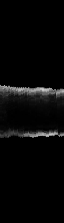
#> input picture data/longitudinal/image/2022-11-17-08-52-14-QZQ-R-N-sN-0-3.png, 64 x 223 px, found by its file name; its folder holds only this picture in this run
$ python traditional.py
#> lines starting #> are read from the running program, lines starting #| are printed output that depends on the picture; after the words box and inside, x2 and y2 are one past the last pixel; in counts of white or black regions, pixels touching at a corner belong together
import os
import cv2
import numpy as np
import pandas as pd
from scipy.spatial.distance import directed_hausdorff
from scipy import ndimage
from sklearn.cluster import KMeans
import traceback

INPUT_DIR = "data/longitudinal/image"
LABEL_DIR = "data/longitudinal/label"
OUTPUT_DIR = "results/traditional/longitudinal"
DIAG_DIR = "results/diagnosis/longitudinal"

# subfolders for outputs
OUT_MASK_DIR = os.path.join(OUTPUT_DIR, "masks")
OUT_VIS_DIR = os.path.join(OUTPUT_DIR, "vis")

os.makedirs(OUTPUT_DIR, exist_ok=True)
os.makedirs(DIAG_DIR, exist_ok=True)
os.makedirs(OUT_MASK_DIR, exist_ok=True)
os.makedirs(os.path.join(OUT_MASK_DIR, "lumen"), exist_ok=True)
os.makedirs(os.path.join(OUT_MASK_DIR, "vessel"), exist_ok=True)
os.makedirs(os.path.join(OUT_MASK_DIR, "plaque"), exist_ok=True)
os.makedirs(OUT_VIS_DIR, exist_ok=True)


# ------------ Dice / HD95 ------------
def calculate_dice(pred_mask, gt_mask):
    if pred_mask is None or gt_mask is None:
        return None
    if pred_mask.shape != gt_mask.shape:
        gt_mask = cv2.resize(gt_mask, (pred_mask.shape[1], pred_mask.shape[0]), interpolation=cv2.INTER_NEAREST)
    pred = (pred_mask > 0).astype(np.uint8)
    gt = (gt_mask > 0).astype(np.uint8)
    inter = np.logical_and(pred, gt).sum()
    union = pred.sum() + gt.sum()
    return (2 * inter / union) if union > 0 else 0.0


def calculate_hd95(pred_mask, gt_mask):
    if pred_mask is None or gt_mask is None:
        return None
    if pred_mask.shape != gt_mask.shape:
        gt_mask = cv2.resize(gt_mask, (pred_mask.shape[1], pred_mask.shape[0]), interpolation=cv2.INTER_NEAREST)
    pred_pts = np.argwhere(pred_mask > 0)
    gt_pts = np.argwhere(gt_mask > 0)
    if len(pred_pts) == 0 or len(gt_pts) == 0:
        return float("inf")
    # directed_hausdorff returns (distance, idx1, idx2)
    a = directed_hausdorff(pred_pts, gt_pts)[0]
    b = directed_hausdorff(gt_pts, pred_pts)[0]
    return max(a, b)


# ------------ 分割 ------------
class LongitudinalCarotidSegmenter:

    def preprocess(self, img):
        # img: single-channel uint8
        clahe = cv2.createCLAHE(2.0, (8, 8))
        blurred = cv2.GaussianBlur(img, (7, 7), 2)
        return clahe.apply(blurred)

    def segment(self, img):
        pre = self.preprocess(img)
        edges = cv2.Canny(pre, 30, 120)
        linked = cv2.morphologyEx(edges, cv2.MORPH_CLOSE, np.ones((8, 8), np.uint8))

        num, lbl, stats, _ = cv2.connectedComponentsWithStats(linked, connectivity=8)
        mask = np.zeros_like(linked)
        for i in range(1, num):
            if stats[i, cv2.CC_STAT_AREA] >= 20:
                mask[lbl == i] = 255

        filled = ndimage.binary_fill_holes(mask).astype(np.uint8) * 255
        return filled


# ------------ 粥样化检测 ------------
def detect_atherosclerosis(gray, mask_lumen, mask_vessel, area_threshold=50):

    # ensure vessel mask provided
    if mask_vessel is None or np.sum(mask_vessel > 0) == 0:
        return 0, 0, np.zeros_like(gray), "no_vessel_pixels"

    wall_pixels = gray[mask_vessel > 0]
    if wall_pixels.size < 20:
        return 0, 0, np.zeros_like(gray), "too_few_pixels"

    # KMeans requires 2D array
    try:
        km = KMeans(n_clusters=3, random_state=42, n_init=10)
        km.fit(wall_pixels.reshape(-1, 1))
    except Exception as e:
        return 0, 0, np.zeros_like(gray), f"kmeans_error:{e}"

    centers = km.cluster_centers_.flatten()
    labels = km.labels_
    plaque_cluster = int(np.argmax(centers))

    wall_coords = np.argwhere(mask_vessel > 0)
    plaque_mask = np.zeros_like(gray)
    # safety check: labels length must match wall_coords length
    if labels.shape[0] != wall_coords.shape[0]:
        # Defensive: try to map using min length
        minlen = min(labels.shape[0], wall_coords.shape[0])
        for idx in range(minlen):
            y, x = wall_coords[idx]
            if labels[idx] == plaque_cluster:
                plaque_mask[y, x] = 255
    else:
        for idx, (y, x) in enumerate(wall_coords):
            if labels[idx] == plaque_cluster:
                plaque_mask[y, x] = 255

    area = int(np.sum(plaque_mask > 0))
    return (1 if area >= area_threshold else 0), area, plaque_mask, f"area={area}"


# ------------ 批处理 ------------
def save_mask(path, mask):
    # ensure mask is uint8
    if mask is None:
        return
    if mask.dtype != np.uint8:
        mask = (mask > 0).astype(np.uint8) * 255
    cv2.imwrite(path, mask)


def make_overlay(gray, lumen_mask, plaque_mask):
    # create BGR image from gray
    bgr = cv2.cvtColor(gray, cv2.COLOR_GRAY2BGR)
    overlay = bgr.copy()
    # lumen: draw in green, plaque in red (on top)
    # apply with some alpha
    alpha = 0.03
    lumen_area = (lumen_mask > 0)
    plaque_area = (plaque_mask > 0)

    overlay[lumen_area, 1] = 255  # green channel
    overlay[plaque_area, 2] = 255  # red channel

    vis = cv2.addWeighted(overlay, alpha, bgr, 1 - alpha, 0)
    return vis


def batch_segment_longitudinal():

    seg = LongitudinalCarotidSegmenter()
    results = []

    filelist = sorted(os.listdir(INPUT_DIR))
    if len(filelist) == 0:
        print(f"[警告] 输入文件夹为空: {INPUT_DIR}")
        return

    for fname in filelist:
        if not fname.lower().endswith((".png", ".jpg", ".jpeg")):
            continue

        in_path = os.path.join(INPUT_DIR, fname)
        label_path = os.path.join(LABEL_DIR, fname)
        try:
            img = cv2.imread(in_path, cv2.IMREAD_GRAYSCALE)
#> img is the input picture: shape (223, 64); min 0, max 206, mean 7.2
            if img is None:
                print(f"[跳过] 无法读取图像: {in_path}")
                continue

            gt = None
            if os.path.exists(label_path):
                gt = cv2.imread(label_path, cv2.IMREAD_GRAYSCALE)
                if gt is None:
                    print(f"[注意] 找到标签文件但无法读取（可能非图像）: {label_path}; 将在 CSV 中记为 null")
            else:
                # 标签不存在时仍然继续生成分割与可视化
                gt = None

            # segmentation
            lumen = seg.segment(img)
#> in segment, `edges = cv2.Canny(pre, 30, 120)`:
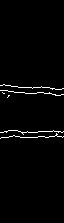
#> edges: shape (223, 64); 1.9% white in thin lines or dots, all inside (x1, y1, x2, y2) = (0, 84, 64, 139)
#> in segment, `linked = cv2.morphologyEx(edges, cv2.MORPH_CLOSE, np.ones((8, 8), np.u..`: linked: shape (223, 64); 6.4% white; 2 white regions, box (x1, y1, x2, y2) and area: (0, 85, 64, 99) 486, (0, 131, 64, 140) 422
#> in segment, `num, lbl, stats, _ = cv2.connectedComponentsWithStats(linked, connecti..`:
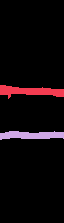
#> lbl: shape (223, 64) int32; 3 distinct labels, from 0 to 2; one colour per label, 0 black
#> in segment, `num, lbl, stats, _ = cv2.connectedComponentsWithStats(linked, connecti..`: num = 3; stats = [[0, 0, 64, 223, 13364], [0, 85, 64, 14, 486], [0, 131, 64, 9, 422]]
            # vessel = dilate(lumen) - lumen
            kernel = cv2.getStructuringElement(cv2.MORPH_ELLIPSE, (25, 25))
            vessel = cv2.dilate(lumen, kernel) - lumen
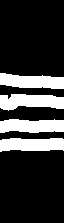
#> vessel: shape (223, 64); 21.8% white; 4 white regions, box (x1, y1, x2, y2) and area: (0, 94, 64, 111) 812, (0, 119, 64, 133) 769, (0, 73, 64, 89) 768, (0, 138, 64, 152) 768
            vessel = (vessel > 0).astype(np.uint8) * 255

            # detect plaque
            athero, area, plaque_mask, debug = detect_atherosclerosis(img, lumen, vessel)
#> in detect_atherosclerosis, `wall_pixels = gray[mask_vessel > 0]`: wall_pixels = 3117 values, max 151 at index 755, min 0 at index 0, mean 7.28
#> in detect_atherosclerosis, `wall_coords = np.argwhere(mask_vessel > 0)`: wall_coords = 3117 pairs, first value 73 to 151, second value 0 to 63
#> the loop in detect_atherosclerosis, `for idx, (y, x) in enumerate(wall_coords):` made 3117 passes
#> (y, x) on passes 1 to 3: (73, 0), (73, 1), (73, 2)
#> after the loop in detect_atherosclerosis, `for idx, (y, x) in enumerate(wall_coords):`:
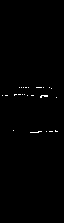
#> plaque_mask: shape (223, 64); 0.5% white in thin lines or dots, all inside (x1, y1, x2, y2) = (2, 87, 58, 133)
#> in detect_atherosclerosis, `area = int(np.sum(plaque_mask > 0))`: area = 71
#> athero = 1; area = 71; debug = 'area=71'

            # calc metrics (if gt exists)
            dice = calculate_dice(lumen, gt) if gt is not None else None
#> in calculate_dice, `gt = (gt_mask > 0).astype(np.uint8)`:
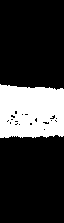
#> gt: shape (223, 64); values 0 (black) and 1 (white), 21.9% white; 1 white region, box (x1, y1, x2, y2) and area: (0, 84, 64, 138) 3123
#> in calculate_dice, `inter = np.logical_and(pred, gt).sum()`: inter = 794
#> in calculate_dice, `union = pred.sum() + gt.sum()`: union = 4031
#> dice = 0.394
            hd95 = calculate_hd95(lumen, gt) if gt is not None else None
#> in calculate_hd95, `pred_pts = np.argwhere(pred_mask > 0)`: pred_pts = 908 pairs, first value 85 to 139, second value 0 to 63
#> in calculate_hd95, `gt_pts = np.argwhere(gt_mask > 0)`: gt_pts = 3123 pairs, first value 84 to 137, second value 0 to 63
#> in calculate_hd95, `a = directed_hausdorff(pred_pts, gt_pts)[0]`: a = 2.83
#> in calculate_hd95, `b = directed_hausdorff(gt_pts, pred_pts)[0]`: b = 19
#> hd95 = 19

            # print summary
            dice_str = f"{dice:.2f}" if dice is not None else "null"
#> dice_str = '0.39'
            hd95_str = f"{hd95:.2f}" if (hd95 is not None and np.isfinite(hd95)) else ("inf" if hd95 == float("inf") else "null")
#> hd95_str = '19.00'
            print(f"[处理] {fname} | Dice={dice_str} | HD95={hd95_str} | plaque_area={area} | athero={athero} | {debug}")
#| [处理] 2022-11-17-08-52-14-QZQ-R-N-sN-0-3.png | Dice=0.39 | HD95=19.00 | plaque_area=71 | athero=1 | area=71

            # save masks and visualization
            base = os.path.splitext(fname)[0]
            save_mask(os.path.join(OUT_MASK_DIR, "lumen", f"{base}_lumen.png"), lumen)
            save_mask(os.path.join(OUT_MASK_DIR, "vessel", f"{base}_vessel.png"), vessel)
            save_mask(os.path.join(OUT_MASK_DIR, "plaque", f"{base}_plaque.png"), plaque_mask)

            vis = make_overlay(img, lumen, plaque_mask)
#> in make_overlay, `overlay[lumen_area, 1] = 255`:
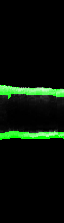
#> overlay: shape (223, 64, 3); 6.36% of pixels changed, all inside (x1, y1, x2, y2) = (0, 85, 64, 140)
#> in make_overlay, `overlay[plaque_area, 2] = 255`:
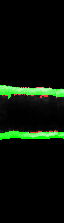
#> overlay: shape (223, 64, 3); 0.5% of pixels changed, all inside (x1, y1, x2, y2) = (2, 87, 58, 133)
            cv2.imwrite(os.path.join(OUT_VIS_DIR, f"{base}_overlay.png"), vis)

            results.append({
                "filename": fname,
                "dice": round(dice, 2) if dice is not None else None,
                "hd95": (round(hd95, 2) if (hd95 is not None and np.isfinite(hd95)) else (None if hd95 is None else float("inf"))),
                "athero": int(athero),
                "plaque_area": int(area),
                "debug": debug
            })

        except Exception as e:
            print(f"[错误] 处理 {fname} 时发生异常: {e}")
            traceback.print_exc()
            results.append({
                "filename": fname,
                "dice": None,
                "hd95": None,
                "athero": None,
                "plaque_area": None,
                "debug": f"exception:{str(e)}"
            })

    df = pd.DataFrame(results)
#> df = table of 1 rows and 6 columns
    csv_path = os.path.join(DIAG_DIR, "evaluation_results.csv")
    df.to_csv(csv_path, index=False)
    print(f"\n已写入 {csv_path}")
    print(f"分割 masks 保存在: {OUT_MASK_DIR}")
    print(f"可视化 overlay 保存在: {OUT_VIS_DIR}")


if __name__ == "__main__":
    batch_segment_longitudinal()

$ run again, on data/longitudinal/image/2022-11-17-14-10-09-CGZ-R-N-sN-0-27.png
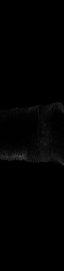
#> input picture data/longitudinal/image/2022-11-17-14-10-09-CGZ-R-N-sN-0-27.png, 64 x 271 px, found by its file name
#> in batch_segment_longitudinal, img is the input picture: shape (271, 64); min 0, max 68, mean 1.8
#> edges: shape (271, 64); 0.62% white in thin lines or dots, all inside (x1, y1, x2, y2) = (0, 151, 64, 166)
#> linked: shape (271, 64); 1.7% white; 1 white region, box (x1, y1, x2, y2) and area: (0, 152, 64, 167) 287
#> num = 2; stats = [[0, 0, 64, 271, 17057], [0, 152, 64, 15, 287]]
#> vessel: shape (271, 64); 9.3% white; 1 white region, box (x1, y1, x2, y2) and area: (0, 140, 64, 179) 1621
#> wall_pixels = 1621 values, max 43 at index 877, min 0 at index 0, mean 6.17
#> wall_coords = 1621 pairs, first value 140 to 178, second value 0 to 63
#> the loop in detect_atherosclerosis, `for idx, (y, x) in enumerate(wall_coords):` made 1621 passes
#> (y, x) on passes 1 to 3: (140, 8), (141, 0), (141, 1)
#> after the loop in detect_atherosclerosis, `for idx, (y, x) in enumerate(wall_coords):`:
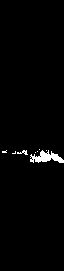
#> plaque_mask: shape (271, 64); 1.6% white; 8 white regions (6 under 20 px), largest, box (x1, y1, x2, y2) and area: (30, 150, 64, 163) 236, (17, 150, 28, 155) 26
#> in detect_atherosclerosis, `area = int(np.sum(plaque_mask > 0))`: area = 282
#> in batch_segment_longitudinal, `athero, area, plaque_mask, debug = detect_atherosclerosis(img, lumen, ..`: athero = 1; area = 282; debug = 'area=282'
#> gt: shape (271, 64); values 0 (black) and 1 (white), 20.2% white; 1 white region, box (x1, y1, x2, y2) and area: (0, 101, 64, 167) 3500
#> inter = 259
#> union = 3787
#> dice = 0.137
#> pred_pts = 287 pairs, first value 152 to 166, second value 0 to 63
#> gt_pts = 3500 pairs, first value 101 to 166, second value 0 to 63
#> a = 1.41
#> b = 60.03
#> dice_str = '0.14'
#> hd95_str = '60.03'
#| [处理] 2022-11-17-14-10-09-CGZ-R-N-sN-0-27.png | Dice=0.14 | HD95=60.03 | plaque_area=282 | athero=1 | area=282
#> in make_overlay, `overlay[plaque_area, 2] = 255`:
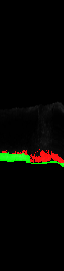
#> overlay: shape (271, 64, 3); mean B, G, R 1.8, 5.6, 5.6
#> df = table of 1 rows and 6 columns

$ run again, on data/longitudinal/image/2022-11-17-14-20-57-NL-R-N-sN-0-21.png
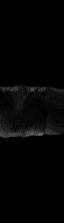
#> input picture data/longitudinal/image/2022-11-17-14-20-57-NL-R-N-sN-0-21.png, 64 x 223 px, found by its file name
#> in batch_segment_longitudinal, img is the input picture: shape (223, 64); min 0, max 113, mean 4.3
#> edges: shape (223, 64); 1.7% white in thin lines or dots, all inside (x1, y1, x2, y2) = (0, 85, 64, 138)
#> linked: shape (223, 64); 4.5% white; 2 white regions, box (x1, y1, x2, y2) and area: (0, 124, 64, 139) 330, (0, 86, 64, 94) 312
#> lbl: shape (223, 64) int32; 3 distinct labels, from 0 to 2
#> num = 3; stats = [[0, 0, 64, 223, 13630], [0, 86, 64, 8, 312], [0, 124, 64, 15, 330]]
#> in batch_segment_longitudinal, `vessel = cv2.dilate(lumen, kernel) - lumen`:
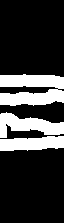
#> vessel: shape (223, 64); 22.7% white; 3 white regions, box (x1, y1, x2, y2) and area: (0, 74, 64, 106) 1556, (0, 112, 64, 138) 911, (0, 136, 64, 151) 768
#> wall_pixels = 3235 values, max 76 at index 2424, min 0 at index 0, mean 9.18
#> wall_coords = 3235 pairs, first value 74 to 150, second value 0 to 63
#> the loop in detect_atherosclerosis, `for idx, (y, x) in enumerate(wall_coords):` made 3235 passes
#> (y, x) on passes 1 to 3: (74, 23), (74, 24), (74, 25)
#> in detect_atherosclerosis, `area = int(np.sum(plaque_mask > 0))`: area = 197
#> in batch_segment_longitudinal, `athero, area, plaque_mask, debug = detect_atherosclerosis(img, lumen, ..`: athero = 1; area = 197; debug = 'area=197'
#> gt: shape (223, 64); values 0 (black) and 1 (white), 22.4% white; 1 white region, box (x1, y1, x2, y2) and area: (0, 84, 64, 138) 3194
#> inter = 550
#> union = 3836
#> dice = 0.287
#> pred_pts = 642 pairs, first value 86 to 138, second value 0 to 63
#> gt_pts = 3194 pairs, first value 84 to 137, second value 0 to 63
#> a = 2.24
#> b = 22.36
#> dice_str = '0.29'
#> hd95_str = '22.36'
#| [处理] 2022-11-17-14-20-57-NL-R-N-sN-0-21.png | Dice=0.29 | HD95=22.36 | plaque_area=197 | athero=1 | area=197
#> plaque_area: shape (223, 64) bool; 1.4% white; 11 white regions (9 under 20 px), largest, box (x1, y1, x2, y2) and area: (36, 127, 60, 135) 83, (0, 124, 7, 138) 74
#> in make_overlay, `overlay[plaque_area, 2] = 255`:
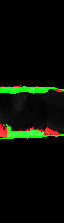
#> overlay: shape (223, 64, 3); mean B, G, R 4.3, 14.1, 7.2
#> df = table of 1 rows and 6 columns

$ run again, on data/longitudinal/image/2022-11-17-16-15-04-ZYQ-R-Y-c-0-1.png
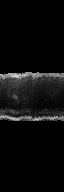
#> input picture data/longitudinal/image/2022-11-17-16-15-04-ZYQ-R-Y-c-0-1.png, 64 x 192 px, found by its file name
#> in batch_segment_longitudinal, img is the input picture: shape (192, 64); min 0, max 232, mean 12.3
#> edges: shape (192, 64); 2.9% white in thin lines or dots, all inside (x1, y1, x2, y2) = (0, 71, 64, 122)
#> linked: shape (192, 64); 10.7% white; 2 white regions, box (x1, y1, x2, y2) and area: (0, 93, 64, 123) 895, (0, 72, 64, 80) 414
#> lbl: shape (192, 64) int32; 3 distinct labels, from 0 to 2
#> num = 3; stats = [[0, 0, 64, 192, 10979], [0, 72, 64, 8, 414], [0, 93, 64, 30, 895]]
#> vessel: shape (192, 64); 25.9% white; 3 white regions, box (x1, y1, x2, y2) and area: (0, 79, 64, 116) 1641, (0, 60, 64, 74) 768, (0, 121, 64, 135) 768
#> wall_pixels = 3177 values, max 173 at index 766, min 0 at index 0, mean 15.24
#> wall_coords = 3177 pairs, first value 60 to 134, second value 0 to 63
#> the loop in detect_atherosclerosis, `for idx, (y, x) in enumerate(wall_coords):` made 3177 passes
#> (y, x) on passes 1 to 3: (60, 27), (60, 28), (60, 29)
#> in detect_atherosclerosis, `area = int(np.sum(plaque_mask > 0))`: area = 318
#> in batch_segment_longitudinal, `athero, area, plaque_mask, debug = detect_atherosclerosis(img, lumen, ..`: athero = 1; area = 318; debug = 'area=318'
#> gt: shape (192, 64); values 0 (black) and 1 (white), 24.9% white; 1 white region, box (x1, y1, x2, y2) and area: (0, 72, 64, 121) 3055
#> inter = 1194
#> union = 4364
#> dice = 0.547
#> pred_pts = 1309 pairs, first value 72 to 122, second value 0 to 63
#> gt_pts = 3055 pairs, first value 72 to 120, second value 0 to 63
#> a = 2.24
#> b = 16
#> dice_str = '0.55'
#> hd95_str = '16.00'
#| [处理] 2022-11-17-16-15-04-ZYQ-R-Y-c-0-1.png | Dice=0.55 | HD95=16.00 | plaque_area=318 | athero=1 | area=318
#> plaque_area: shape (192, 64) bool; 2.6% white; 13 white regions (10 under 20 px), largest, box (x1, y1, x2, y2) and area: (0, 79, 38, 98) 246, (39, 79, 55, 83) 29, (54, 79, 64, 84) 20
#> in make_overlay, `overlay[plaque_area, 2] = 255`:
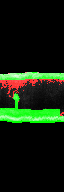
#> overlay: shape (192, 64, 3); mean B, G, R 12.3, 31.4, 17.4
#> df = table of 1 rows and 6 columns
